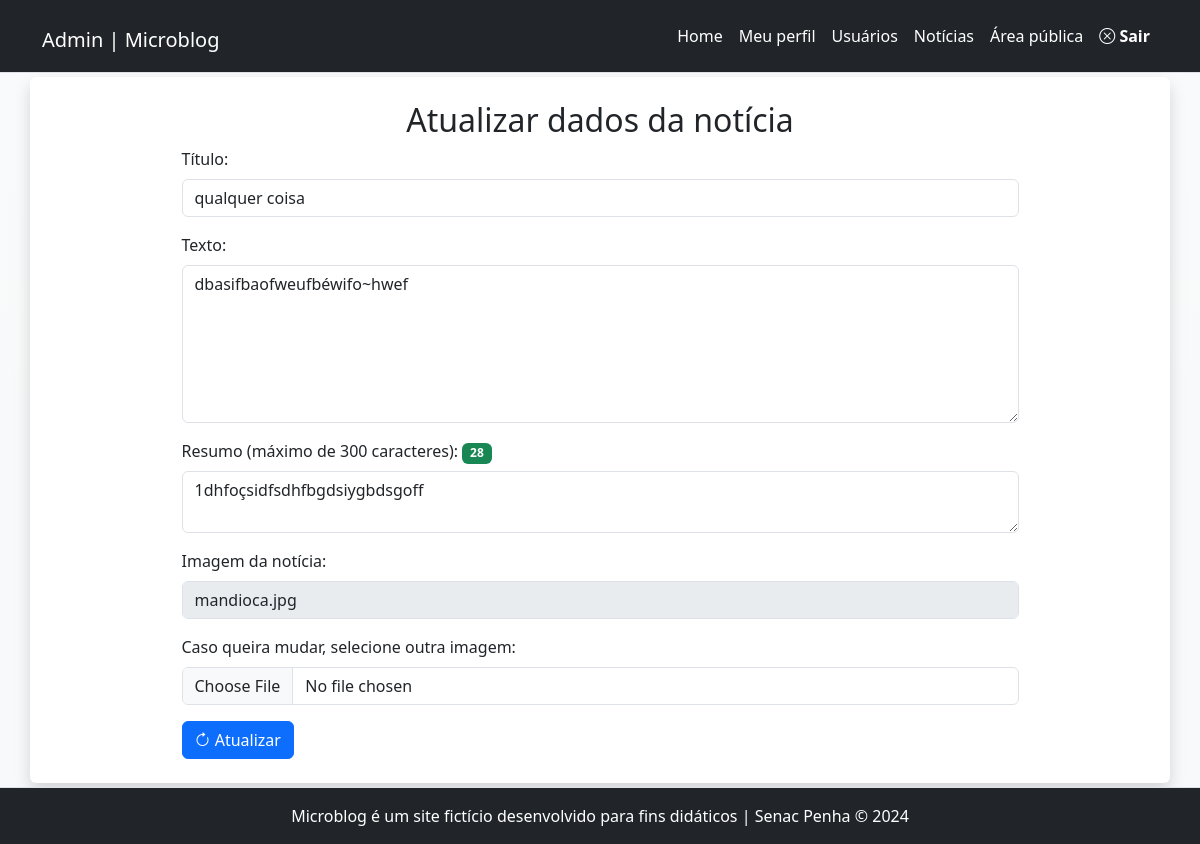
/admin/noticia-atualiza.php?id=17 (signed in), run on the app's committed database.
### tables this page shows
CREATE TABLE `noticias` (
  `id` int(11) NOT NULL,
  `data` datetime NOT NULL DEFAULT current_timestamp(),
  `titulo` varchar(150) NOT NULL,
  `texto` text NOT NULL,
  `resumo` tinytext NOT NULL,
  `imagem` varchar(45) NOT NULL,
  `usuario_id` int(11) NOT NULL
);

### inc/funcoes-noticias.php (called while the page is built, shortened)
<?php
function lerUmaNoticia($conexao, $idNoticia, $idUsuario, $tipoUsuario)
{
    if ($tipoUsuario == 'admin') {
        $sql = "SELECT * FROM noticias WHERE id = $idNoticia";
    } else {
        $sql = "SELECT * FROM noticias WHERE id = $idNoticia AND usuario_id =$idUsuario";
    }
    $resultado = mysqli_query($conexao, $sql) or die(mysqli_error($conexao));
    return mysqli_fetch_assoc($resultado);
}

### admin/noticia-atualiza.php (the view, shortened to what this page needs)
<?php
require_once "../inc/cabecalho-admin.php";
require_once "../inc/funcoes-noticias.php";
$idNoticia = $_GET['id'];
$idUsuario = $_SESSION['id'];
$tipoUsuario = $_SESSION['tipo'];
$dadosNoticia = lerUmaNoticia($conexao, $idNoticia, $idUsuario, $tipoUsuario);
?>
<div class="row">
    <article class="col-12 bg-white rounded shadow my-1 py-4">
        <h2 class="text-center">
            Atualizar dados da notícia
        </h2>
        <form enctype="multipart/form-data" autocomplete="off" class="mx-auto w-75" action="" method="post" id="form-atualizar" name="form-atualizar">
            <div class="mb-3">
                <label class="form-label" for="titulo">Título:</label>
                <input value="<?= $dadosNoticia['titulo'] ?>" class="form-control" required type="text" id="titulo" name="titulo">
            </div>
            <div class="mb-3">
                <label class="form-label" for="texto">Texto:</label>
                <textarea class="form-control" required name="texto" id="texto" cols="50" rows="6"><?= $dadosNoticia['texto'] ?></textarea>
            </div>
            <div class="mb-3">
                <label class="form-label" for="resumo">Resumo (máximo de 300 caracteres):</label>
                <span id="maximo" class="badge bg-danger">0</span>
                <textarea class="form-control" required name="resumo" id="resumo" cols="50" rows="2" maxlength="300"><?= $dadosNoticia['resumo'] ?></textarea>
            </div>
            <div class="mb-3">
                <label for="imagem-existente" class="form-label">Imagem da notícia:</label>
                <input value="<?= $dadosNoticia['imagem'] ?>" class="form-control" type="text" id="imagem-existente" name="imagem-existente" readonly disabled>
            </div>
            <div class="mb-3">
                <label for="imagem" class="form-label">Caso queira mudar, selecione outra imagem:</label>
                <input class="form-control" type="file" id="imagem" name="imagem" accept="image/png, image/jpeg, image/gif, image/svg+xml">
            </div>
            <button class="btn btn-primary" name="atualizar"><i class="bi bi-arrow-clockwise"></i> Atualizar</button>
        </form>
    </article>
</div>
<?php
require_once "../inc/rodape-admin.php";
?>

### data on the page
noticias: titulo "qualquer coisa", texto "dbasifbaofweufbéwifo~hwef", resumo "1dhfoçsidfsdhfbgdsiygbdsgoff", imagem-existente "mandioca.jpg"
